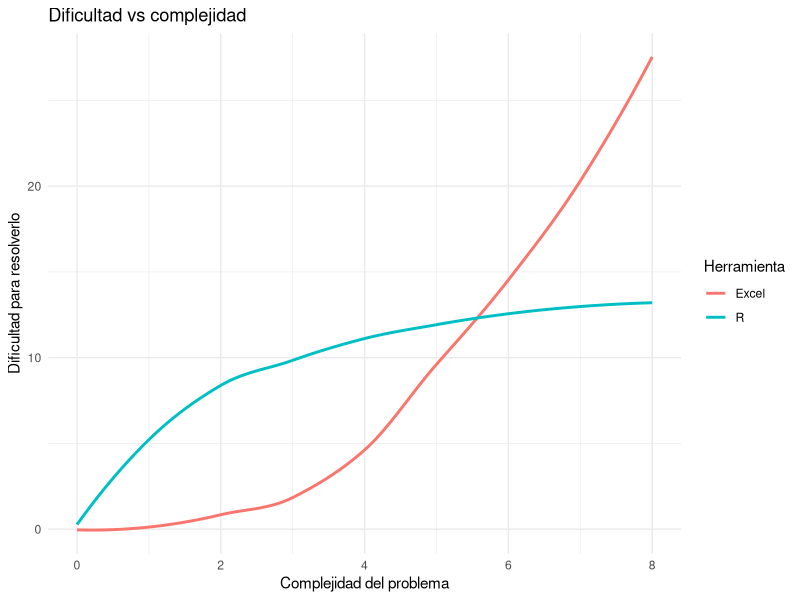

R code for this plot: (Note: this script raises an error after producing the figure.)
## ---- chunk 1
knitr::opts_chunk$set(echo = TRUE)
## ---- chunk 2

library(DiagrammeR)
grViz("
digraph cadena_reproducible {
  graph [overlap=false]
subgraph cluster_0 {  
node [shape = tab, fontname = Helvetica]
  C[label='Fuentes de datos']
  D[label='Rmarkdown']
  G[label='.html']
  H[label='.docx']
  I[label='.tex']
  J[label='.pdf']

node [shape=component]
  B[label='Código R']
  A[label='Texto markdown']

node [shape=ellipse]
  E[label='knitr']
  F[label='pandoc']
  L[label='MikTex']
node [shape=septagon]
N[label='Sitio web']

label='Cadena de software libre \npara investigación reproducible'
fontname=Helvetica
A->D B->D C->D D->E E->F F->{G, H, I} I->L L->J G->N[dir=none]
            }
subgraph cluster_1 {

K[label='Git']
M[label='GitHub']
D->K
K->D

K->M[dir=none]

label='Control de versiones\n  y colaboración'
fontname=Helvetica

                   }
}
")

## ---- chunk 3
library(tidyverse)
tribble(~prog,  ~x, ~y,
        "Excel",  0, 0, 
        "Excel",  1, 0, 
        "Excel",  2, 1, 
        "Excel",  3, 2, 
        "Excel",  4, 4, 
        "Excel",  5, 10, 
        "Excel",  6, 15, 
        "Excel",  7, 19, 
        "Excel",  8, 28,
        "R",      0, 0,
        "R",      1, 6,
        "R",      2, 8,
        "R",      3, 10, 
        "R",      4, 11, 
        "R",      5, 12, 
        "R",      6, 12.5, 
        "R",      7, 13, 
        "R",      8, 13.2
        ) %>% ggplot(aes(x=x, y=y, group=prog, color=prog)) + 
                  geom_smooth(se=FALSE) + 
                  labs(title="Dificultad vs complejidad", 
                       x="Complejidad del problema", 
                       y="Dificultad para resolverlo", 
                       color="Herramienta",
                       aption="Adaptado de \n http://shotwell.ca/blog/post/r_for_excel_users/") + 
                  theme_minimal()
## ---- chunk 4

#Programación imperatica en R: cada línea modifica el estado anterior del programa y asigna un nombre al cambio. 
set.seed(1244)
x <- c("a", "b", "c", "d", NA)   #Creo el vector x
y <- rnorm(5, 0, 3)              #Creo el vector y: una normal aleatoria.
df <- data.frame (x=x, y=y)      #Los reuno en un data.frame
df <- na.omit(df)                #Elimino las filas con missing (NA)
plot(df)                        #Produzco un gráfico. 

#Entorno de trabajo imperativo: 3 efectos colaterales, un output.
ls()
rm(list=ls())                 #Borro el entorno de trabajo. 


plot(na.omit(data.frame(x=c("a", "b", "c", "d", NA), y=rnorm(5, 0, 3))))  #Sólo output, 0 efectos colaterales.

#Entorno de trabajo funcional. Nada por aquí... producimos output
ls()

#Versión legible con sangrado de código. R lo evalúa como una sola línea. 

plot(
   na.omit(
     data.frame(
                x=c("a", "b", "c", "d", NA), 
                y=rnorm(5, 0, 3)
                )
          )
     )
## ---- chunk 5
#Pasar a GraphViz: looks like shit.
grViz("digraph boxes_and_circles {
  graph [overlap = true, fontsize = 10]
  node [shape = circle,
        fontname = Helvetica, label ='Datos']
  A, C
    node [shape = circle,
        fontname = Helvetica]
  D [label ='Datos\nrecodificados\n2']
  E [label ='Datos\nrecodificados']
  node [shape = box,
        fixedsize = false,
        width = 0.9] 
  1, 2, 3, 4, 5, 6
  1[label= 'Función de \nrecodificación 1']
  2[label= 'Función de \nrecodificación 2']
  3[label= 'Función de \nrecodificación 3']
  4[label='Análisis 1']
  5[label='Análisis 2']
  6[label='Análisis 3']

subgraph cluster_0 {
  A->{1, 2, 3} 
  1->4
  2->5
  3->6
  label='Programación funcional'
  fontname=Helvetica
  fontsize = 14
}
edge [fontname=Helvetica]
subgraph cluster_1 { 
  7[label='Rutina de \nrecodifición']
  8[label='Análisis 1']
  9[label='Análisis 2']
  10[label='Análisis 3']
  11[label='Rutina de \nrecodificación 2']
  C->7
  7->E
  E->{8, 11}
  11->D
  D->{9,10}
    E->10[style=dotted, label=' ¿O son\nestos\ndatos\nlos que\n necesito?']
  E->10[style=dotted, label='', color='white']
  label='Programación procedimental'
  fontname=Helvetica
  fontsize = 14
                }
}
")
## ---- chunk 6


#=======================================#
#Bloque 1. Demostración de los conceptos#
#=======================================#

#Captura de datos.

x <- c(100000, 1, 2, 3, 4, 5, 6, 100, 1000) #Creo el vector "x" con valores numéricos. Se mantendrá inmutable a lo largo de todo el ejercicio. 
y <- c("a", "b", "c", "d", "e", "f", "g", "h", "i") #El vector y tiene valores caracter. 

#Inmutabilidad de los datos
#==========================
#Realizo una serie de operaciones sobre x y y, pero estos permanecen iguales. 

x                       #Imprimo x

data.frame(y=y, x=x)    #Combino x y y en una estructura rectangular

x*x                     #x al cuadrado

median(x)               #mediana de x

x                       #x nunca se modificó

#Funciones puras. Estimación de una mediana para vectores de largo impar.
#========================================================================


#Programación funcional: sin efectos colaterales. La función recibe al vector y regresa la mediana. 

sort(x)[(length(x)+1)/2]           

x                          #x se mantiene igual.

#Programación procedimental. Con efectos colaterales.  

n <- length(x)
x <- sort(x)
posicion <- (n+1)/2        
x [posicion]               #Regresa la mediana. 

x                          #Efecto colateral: reordenó x. 
n;posicion                 #También agregó dos objetos al entorno que no volveremos a utilizar.
data.frame(y=y, x=x)       #Corrupción de datos: no coinciden las filas. 

#Transparencia refencial. 
#========================

median(x) == sort(x)[(length(x)+1)/2]     #Igualdad de dos expresiones. 

z <- sort(x, decreasing=TRUE)            #Reordeno x de mayor a menor, lo asingo a z.

z

z[1]                                      #z en la posición 1

sort(x, decreasing = TRUE)[1]             #Podemos usar las expresiones z[1] y sort(x, decreasing = TRUE)[1] de manera totalmente equivalente. Ambas son la misma referencia para R. 

data.frame(y=y, x=log(x))

data.frame(y=y, x=x, z=log(x))

z                                          #z no se modificó, z=log(x) sólo es válido dentro de la función. 

#Función para estimar la mediana en vectores de cualquier largo. 

ifelse(length(x)%%2 == 0,                                                       #%%Regresa el resto de la división, si es igual a 0 length(x) es par.
      (sort(x)[floor((length(x)+1)/2)] + sort(x)[ceiling((length(x)+1)/2)])/2,  #length(x) par, promedio de los valores centrales. 
      sort(x)[(length(x)+1)/2]                                                  #length(x) par: valor central. 
      )
